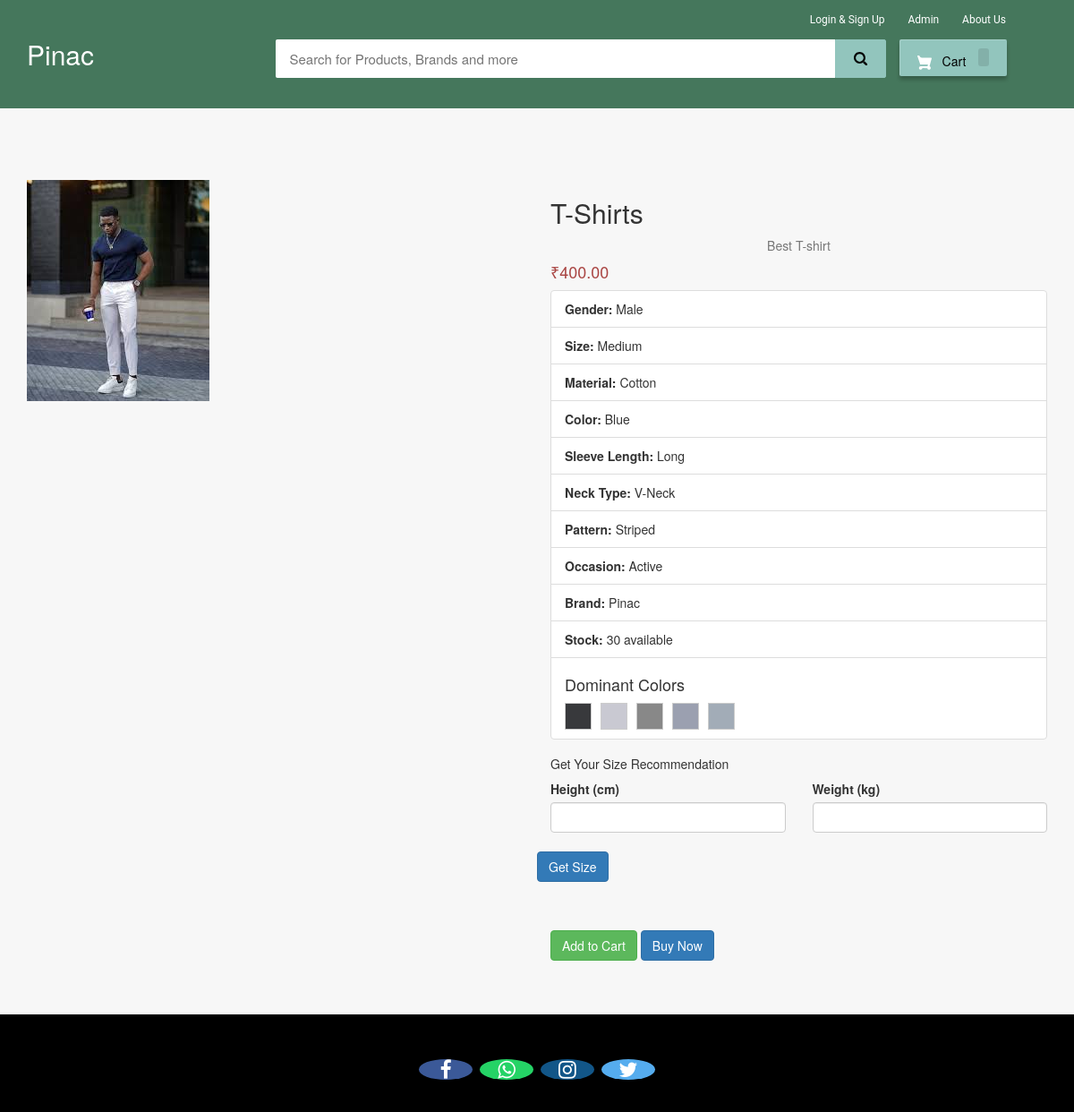
The app's page /product-detail/16/ with its own data.
### ecom/models.py (models this page shows, shortened)
class Product(models.Model):
    GENDER = (
        ('M', 'Male'),
        ('F', 'Female'),
        ('U', 'Unisex')
    )
    SIZE = (
        ('XS', 'Extra Small'),
        ('S', 'Small'),
        ('M', 'Medium'),
        ('L', 'Large'),
        ('XL', 'Extra Large'),
        ('XXL', 'Extra Extra Large')
    )
    SleeveLength = (
        ('SHORT', 'Short'),
        ('LONG', 'Long'),
        ('EXTRA_LONG', 'Extra Long'),
    )
    NeckType = (
        ('CREW', 'Crew'),
        ('V_NECK', 'V-Neck'),
        ('SCOOP', 'Scoop'),
    )
    Pattern = (
        ('SOLID', 'Solid'),
        ('STRIPED', 'Striped'),
        ('FLORAL', 'Floral'),
        ('GRAPHIC', 'Graphic'),
    )
    Occasion = (
        ('CASUAL', 'Casual'),
        ('FORMAL', 'Formal'),
        ('ACTIVE', 'Active'),
    )
    name = models.CharField(max_length=255)
    image = models.ImageField(upload_to='product_image/', null=True, blank=True)
    price = models.DecimalField(max_digits=10, decimal_places=2)
    description = models.TextField()
    gender = models.CharField(max_length=1, choices=GENDER)
    size = models.CharField(max_length=3, choices=SIZE)
    material = models.CharField(max_length=255)
    color = models.CharField(max_length=255)
    dominant_colors = models.TextField(blank=True, null=True)
    sleeve_length = models.CharField(max_length=255, choices=SleeveLength, blank=True)
    neck_type = models.CharField(max_length=255, choices=NeckType, blank=True)
    pattern = models.CharField(max_length=255, choices=Pattern, blank=True)
    occasion = models.CharField(max_length=255, choices=Occasion, blank=True)
    brand = models.CharField(max_length=255, default='Pinac')
    rating = models.IntegerField(validators=[MinValueValidator(1), MaxValueValidator(5)], blank=True, null=True)
    stock_quantity = models.IntegerField(default=0)
    is_best_seller = models.BooleanField(default=False)
    is_new_arrival = models.BooleanField(default=False)
    created_at = models.DateTimeField(auto_now_add=True)
    updated_at = models.DateTimeField(auto_now=True)
    def get_dominant_colors(self):
        try:
            return json.loads(self.dominant_colors)
        except Exception:
            return []

### ecom/views.py (the view)
# urls.py: path('product-detail/<int:pk>/', views.product_detail_view, name='product-detail'),
def product_detail_view(request, pk):
    product = models.Product.objects.get(id=pk)
    recommended_size = None
    if request.user.is_authenticated:
        measurement = models.CustomerMeasurement.objects.filter(user=request.user).order_by('-created_at').first()
        if measurement:
            recommended_size = get_size_recommendation(measurement.height_cm, measurement.weight_kg, product.gender, product.occasion)
    return render(request, 'ecom/product_detail.html', {'product': product, 'recommended_size': recommended_size})

### templates/ecom/product_detail.html (shortened to what this page needs)
{% extends 'ecom/homebase.html' %}
{% load url_manipulation %}
{% load static %}
{% block content %}
<br><br><br><br>
    <div class="container mt-5">
        <div class="row">
            <div class="col-md-6">
                {% if product.image %}
                    <img src="{{ product.image.url }}" alt="{{ product.name }}" class="img-fluid" style="max-height: 400px;">
                {% else %}
                    <p>No Image Available</p>
                {% endif %}
            </div>
            <div class="col-md-6">
                <h2>{{ product.name }}</h2>
                <p class="text-muted">{{ product.description }}</p>
                <h4 class="text-danger">₹{{ product.price }}</h4>
                <ul class="list-group list-group-flush">
                    <li class="list-group-item"><strong>Gender:</strong> {{ product.get_gender_display }}</li>
                    <li class="list-group-item"><strong>Size:</strong> {{ product.get_size_display }}</li>
                    <li class="list-group-item"><strong>Material:</strong> {{ product.material }}</li>
                    <li class="list-group-item"><strong>Color:</strong> {{ product.color }}</li>
                    <li class="list-group-item"><strong>Sleeve Length:</strong> {{ product.get_sleeve_length_display }}</li>
                    <li class="list-group-item"><strong>Neck Type:</strong> {{ product.get_neck_type_display }}</li>
                    <li class="list-group-item"><strong>Pattern:</strong> {{ product.get_pattern_display }}</li>
                    <li class="list-group-item"><strong>Occasion:</strong> {{ product.get_occasion_display }}</li>
                    <li class="list-group-item"><strong>Brand:</strong> {{ product.brand }}</li>
                    <li class="list-group-item"><strong>Stock:</strong> {{ product.stock_quantity }} available</li>
                    <li class="list-group-item">
                    {% if product.get_dominant_colors %}
                      <h4>Dominant Colors</h4>
                      <div style="display: flex; gap: 10px;">
                        {% for color in product.get_dominant_colors %}
                          <div style="width: 30px; height: 30px; background-color: {{ color }}; border: 1px solid #ccc;"></div>
                        {% endfor %}
                      </div>
                    {% endif %}
                  </li>
                </ul>
                <div class="mt-4">
                    <h5>Get Your Size Recommendation</h5>
                    <form id="size-recommendation-form" class="row g-3">
                        <div class="col-md-6">
                            <label for="height_cm" class="form-label">Height (cm)</label>
                            <input type="number" class="form-control" id="height_cm" name="height_cm" step="0.1" required>
                        </div>
                        <div class="col-md-6">
                            <label for="weight_kg" class="form-label">Weight (kg)</label>
                            <input type="number" class="form-control" id="weight_kg" name="weight_kg" step="0.1" required>
                        </div>
                        <br><br>
                        <div class="col-12">
                            <br><br>
                            <button type="submit" class="btn btn-primary">Get Size</button>
                        </div>
                    </form>
                </div>
                <br><br>
                <div class="mt-4">
                    <a href="{% url 'add-to-cart' product.id %}" class="btn btn-success">Add to Cart</a>
                    <a href="{% url 'customer-address' %}" class="btn btn-primary">Buy Now</a>
                </div>
            </div>
        </div>
    </div>
{% endblock content %}

### templates/ecom/homebase.html (style rules this page uses)
body { background-color: #f7f7f7; }
p { text-align: center; }

### records on screen
Product: image (picture), name "T-Shirts", description "Best T-shirt", price "400.00", gender "Male", size "Medium", material "Cotton", color "Blue", sleeve_length "Long", neck_type "V-Neck", pattern "Striped", occasion "Active", brand "Pinac", stock_quantity "30"
